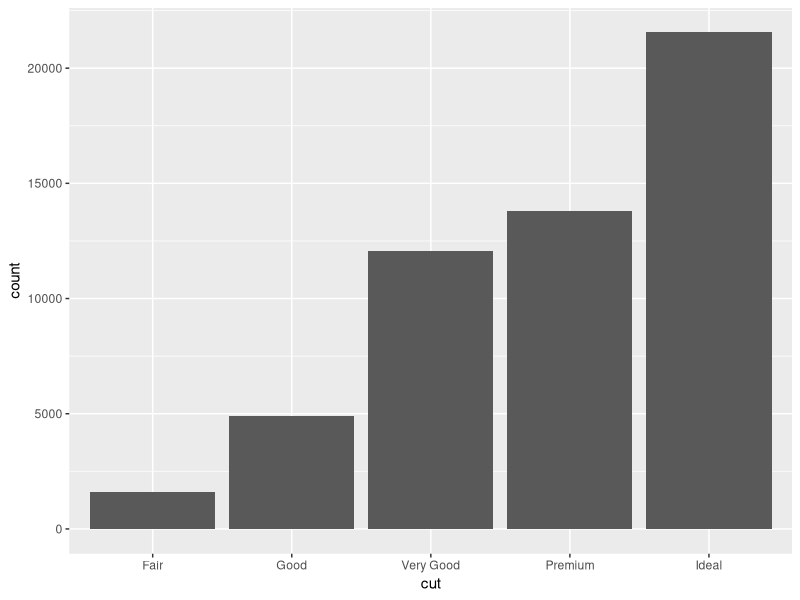
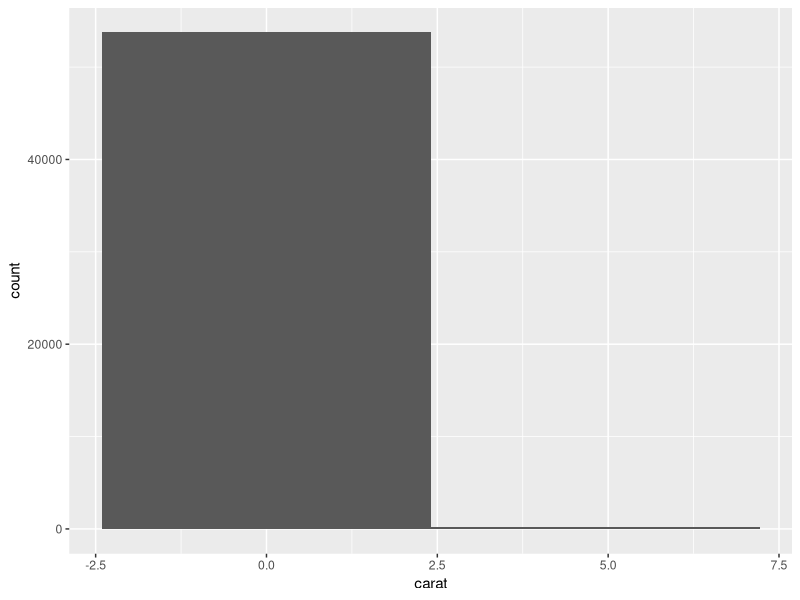
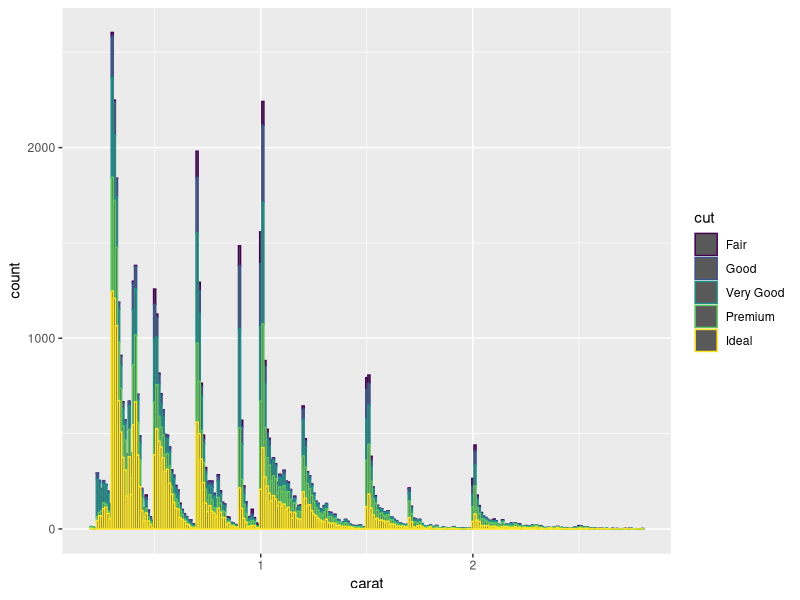
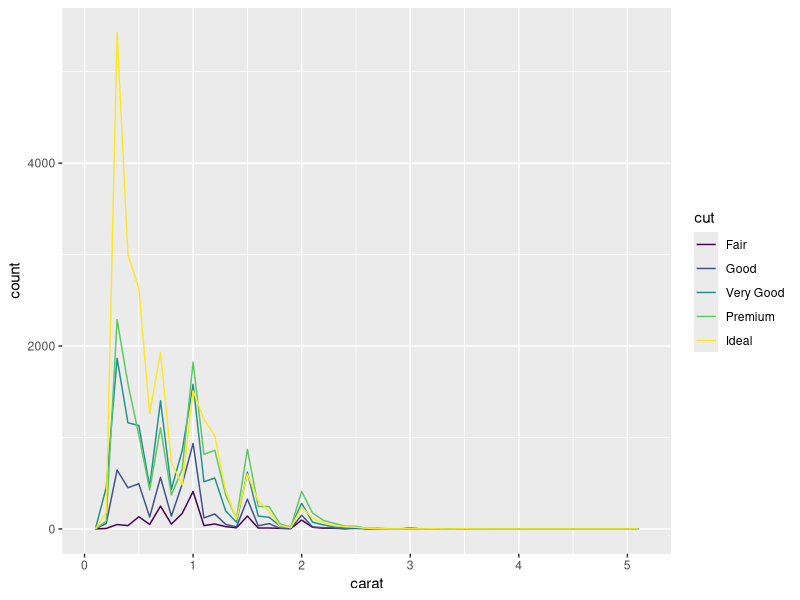
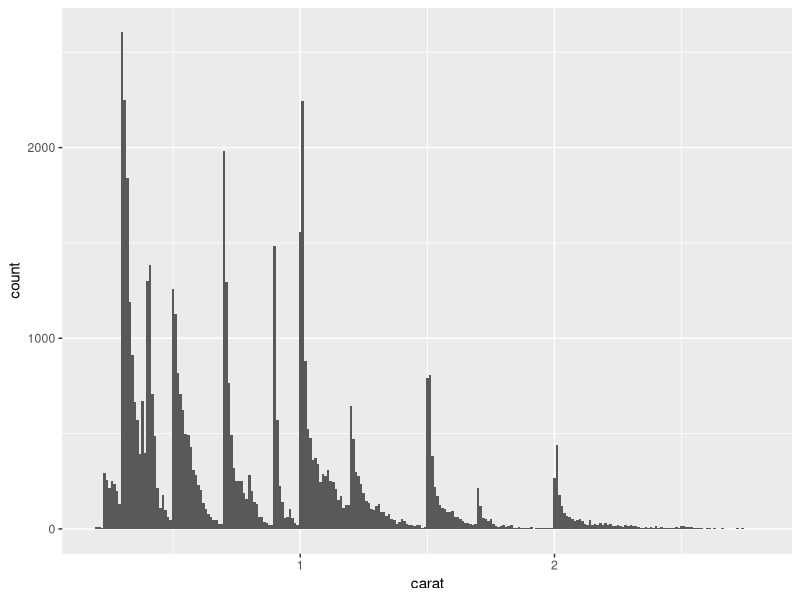

Write the R code that produced these figures, in order.
## ---- chunk 1
library(tidyverse)
## ---- chunk 2
ggplot(data = diamonds) + 
  geom_bar(mapping = aes(x = cut ))
## ---- chunk 3

## ---- chunk 4
diamonds %>%
## ---- chunk 5
count(cut)
## ---- chunk 6
ggplot(data = diamonds) +
  geom_histogram(mapping = aes(x = carat), bins = 2.)
## ---- chunk 7
smaller <- diamonds %>%
  filter(carat < 3)
## ---- chunk 8
smaller

## ---- chunk 9
ggplot(data = smaller, mapping = aes(x = carat, color = cut )) +
  geom_histogram(binwidth = 0.01)
## ---- chunk 10
ggplot(data = diamonds, mapping = aes(x = carat, color = cut )) +
  geom_freqpoly(binwidth = 0.1)
## ---- chunk 11

## ---- chunk 12

## ---- chunk 13
ggplot(data = smaller, mapping = aes(x = carat)) +
  geom_histogram(binwidth = 0.01)
## ---- chunk 14

